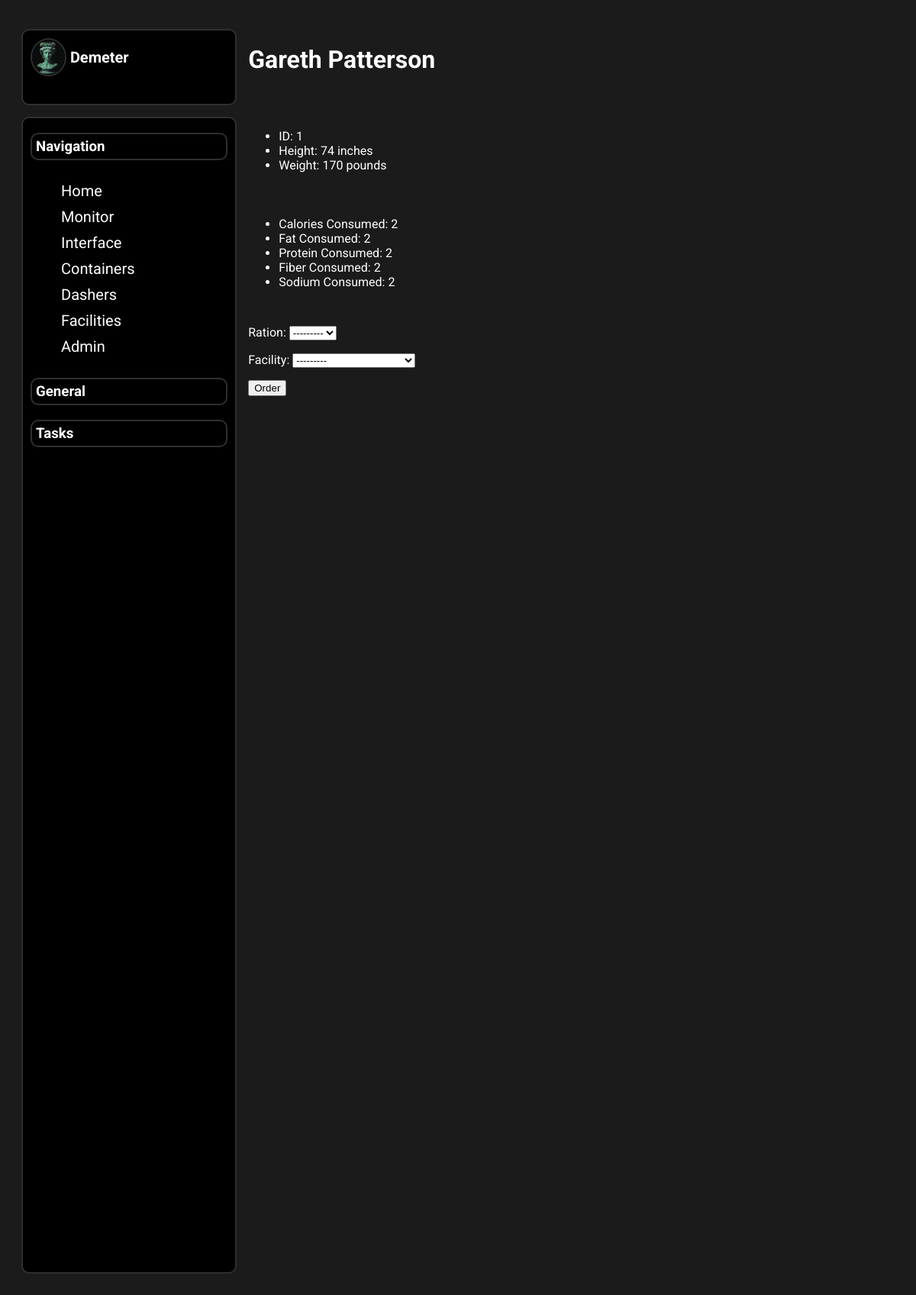
Page /monitor/1/ on the earlier database version.
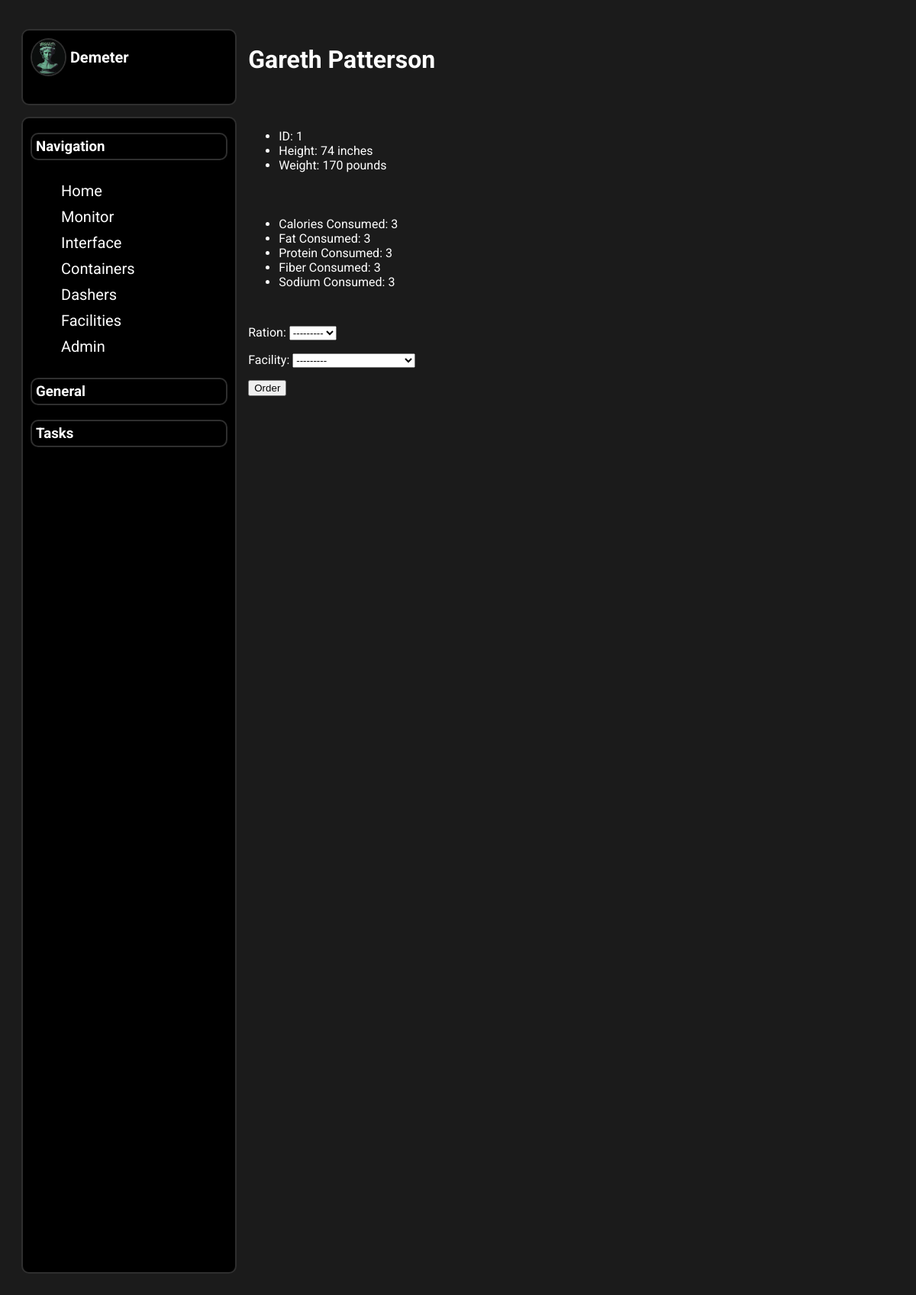
Same page on the later database version.
### inhabitant/models.py (models this page shows, shortened)
class DailyNutrition(models.Model):
    dailyNutrition = models.UUIDField(default=uuid.uuid4, editable=True, unique=True)
    inhabitant = models.ForeignKey(Inhabitant, on_delete=models.CASCADE, related_name="Nutrition")
    dateStamp = models.DateField(default=datetime.today)
    timeStamp = models.DateTimeField(default=datetime.now)
    foodEaten = models.TextField(null=True, blank=True)
    caloriesConsumed = models.IntegerField(default=0, blank=False, null=False, validators=[MinValueValidator(0)])
    fatConsumed = models.IntegerField(default=0, blank=False, null=False, validators=[MinValueValidator(0)])
    sodiumConsumed = models.IntegerField(default=0, blank=False, null=False, validators=[MinValueValidator(0)])
    fiberConsumed = models.IntegerField(default=0, blank=False, null=False, validators=[MinValueValidator(0)])
    proteinConsumed = models.IntegerField(default=0, blank=False, null=False, validators=[MinValueValidator(0)])

### inhabitant/views.py (the view)
# urls.py: path("monitor/<str:inhabitantID>/", views.joinInhabDash, name="inhabdash"),
def joinInhabDash(request, inhabitantID):
    try:
        inhabitant = Inhabitant.objects.get(inhabitantID=inhabitantID)
        dailyNutrition = DailyNutrition.objects.get(inhabitant=inhabitant)
    except Inhabitant.DoesNotExist:
        inhabitant = None
    if request.method == 'POST':
        form = OrderFoodForm(request.POST)
        facilityForm = FacilityForm(request.POST)
        if form.is_valid() and facilityForm.is_valid():
            destinationFacility = facilityForm.cleaned_data['facility']
            ration = form.cleaned_data['ration']
            querySet = RationPack.objects.filter(typeRation=ration)
            if len(querySet) >= 1:
                for query in querySet:
                    rationPack = query
                    if rationPack.rations > 0:
                        break
                if rationPack.rations > 0:
                    destinationFacility = Facility.objects.get(facilityID=destinationFacility.facilityID)
                    locationOfRation = rationPack.container.location
                    availableDashers = Dasher.objects.filter(status="Awaiting")
                    optimalDasher = availableDashers[0]
                    optimalDasher.status = "In-Progress"
                    optimalDasher.location = locationOfRation
                    optimalDasher.locationX = locationOfRation.locationX
                    optimalDasher.locationY = locationOfRation.locationY
                    optimalDasher.save()
                    optimalDasher.rationHeld = ration
                    rationPack.rations -= 1
                    rationPack.save()
                    optimalDasher.save()
                    optimalDasher.location = destinationFacility
                    optimalDasher.locationX = destinationFacility.locationX
                    optimalDasher.locationY = destinationFacility.locationY
                    optimalDasher.save()
                    optimalDasher.rationHeld = None
                    optimalDasher.status = "Awaiting"
                    optimalDasher.save()
                else:
                    return render(request,"inhabitant/habdash.html",{
                    "inhabitant":inhabitant,
                    "nutrition":dailyNutrition,
                    "form":form,
                    "rationPack":RationPack,
                    "rationDNE":True,
                    "facilityForm":facilityForm,
                    })
            else:
                return render(request,"inhabitant/habdash.html",{
                    "inhabitant":inhabitant,
                    "nutrition":dailyNutrition,
                    "form":form,
                    "rationPack":RationPack,
                    "rationDNE":True,
                    "facilityForm":facilityForm,
                    })
            nc = NutrientContent.objects.get(ration=ration)
            dailyNutrition.caloriesConsumed += nc.calories
            dailyNutrition.fatConsumed += nc.fat
            dailyNutrition.proteinConsumed += nc.protein
            dailyNutrition.sodiumConsumed += nc.sodium
            dailyNutrition.fiberConsumed += nc.fiber
            dailyNutrition.save()
    else:
        form = OrderFoodForm()
        facilityForm = FacilityForm()
    return render(request,"inhabitant/habdash.html",{
        "inhabitant":inhabitant,
        "nutrition":dailyNutrition,
        "form":form,
        "RationDNE":False,
        "rationPack":RationPack,
        "facilityForm":facilityForm,
        })

### inhabitant/forms.py
class OrderFoodForm(forms.ModelForm):
    class Meta:
        model = NutrientContent
        fields = [
            "ration",
        ]

### storage/forms.py
class FacilityForm(forms.Form):
    facility = forms.ModelChoiceField(queryset=Facility.objects.all())

### container/models.py (called while the page is built)
    def __str__(self):
        return f"Facility {self.facilityID} - {self.typeFacility}"

    def __str__(self):
        return f"{self.rationType}"

### inhabitant/models.py (called while the page is built)
    def __str__ (self):
        return f"{self.firstName} {self.lastName}"

### inhabitant/templates/inhabitant/habdash.html (shortened to what this page needs)
{% extends 'inhabitant/base.html' %}
{% block body %}
<h1>{{ inhabitant }}</h1>
<ul>
    <li>ID: {{ inhabitant.inhabitantID }}</li>
    <li>Height: {{ inhabitant.height }} inches</li>
    <li>Weight: {{ inhabitant.weight }} pounds</li>
</ul>
<ul>
    <li>Calories Consumed: {{ nutrition.caloriesConsumed }}</li>
    <li>Fat Consumed: {{ nutrition.fatConsumed }}</li>
    <li>Protein Consumed: {{ nutrition.proteinConsumed }}</li>
    <li>Fiber Consumed: {{ nutrition.fiberConsumed }}</li>
    <li>Sodium Consumed: {{ nutrition.sodiumConsumed }}</li>
</ul>
<form method="post">
    {{ form.as_p }}
    {{ facilityForm.as_p }}
    <button type="submit">Order</button>
</form>
{% endblock %}

Differences in the rows shown:
changed DailyNutrition: caloriesConsumed "2" → "3"; fatConsumed "2" → "3"; proteinConsumed "2" → "3"; fiberConsumed "2" → "3"; sodiumConsumed "2" → "3"
